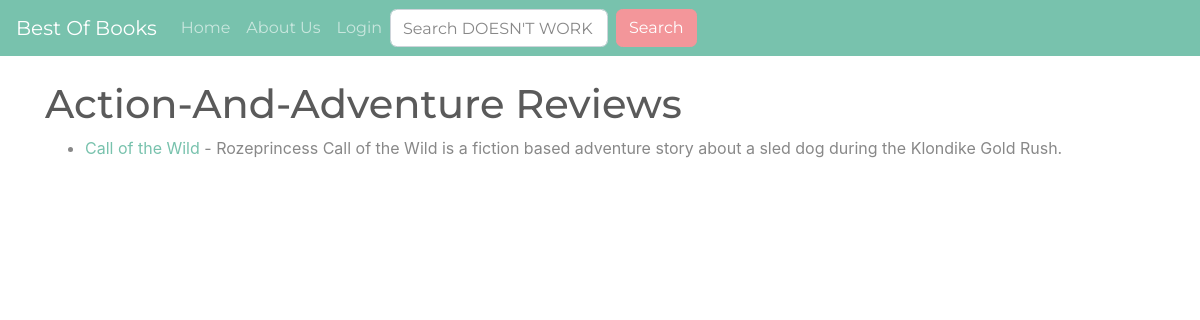
/genre/action-and-adventure, run on the app's committed database.
### mainapp/models.py (models this page shows, shortened)
class Post(models.Model):
	title = models.CharField(max_length=255)
	slug = models.SlugField(max_length=255, null=False, unique=True)
	reviewer = models.ForeignKey(User, on_delete=models.CASCADE)
	author = models.CharField(max_length=255)
	pub_date = models.DateField()
	genre = models.CharField(max_length=255)
	should_know = models.CharField(max_length=500)
	snippit = models.CharField(max_length=255)
	body = models.TextField()

### mainapp/views.py (the view)
# urls.py: path('genre/<str:genres>', GenreView, name="genre"),
def GenreView(request, genres):
	genre_posts = Post.objects.filter(genre=genres)
	return render(request, 'genres.html', {"genres":genres.title(), 'genre_posts':genre_posts})

### mainapp/templates/genres.html (shortened to what this page needs)
{% extends 'base.html' %}
{% block content %}
{% if genre_posts %}
<h1>{{ genres }} Reviews</h1>
<ul>
{% for post in genre_posts %}
	<li><a href="{% url 'article-detail' post.slug  %}">{{ post.title }}</a> - {{ post.reviewer }}
	{{ post.snippit}}</li>
{% endfor %}
</ul>
{% else %}
<h2>Sorry this page does not exist...</h2>
{% endif%}
{% endblock %}

### data on the page
Post: genre "Action-And-Adventure", title "Call of the Wild", reviewer "Rozeprincess", snippit "Call of the Wild is a fiction based adventure story about a sled dog during the Klondike Gold Rush."
